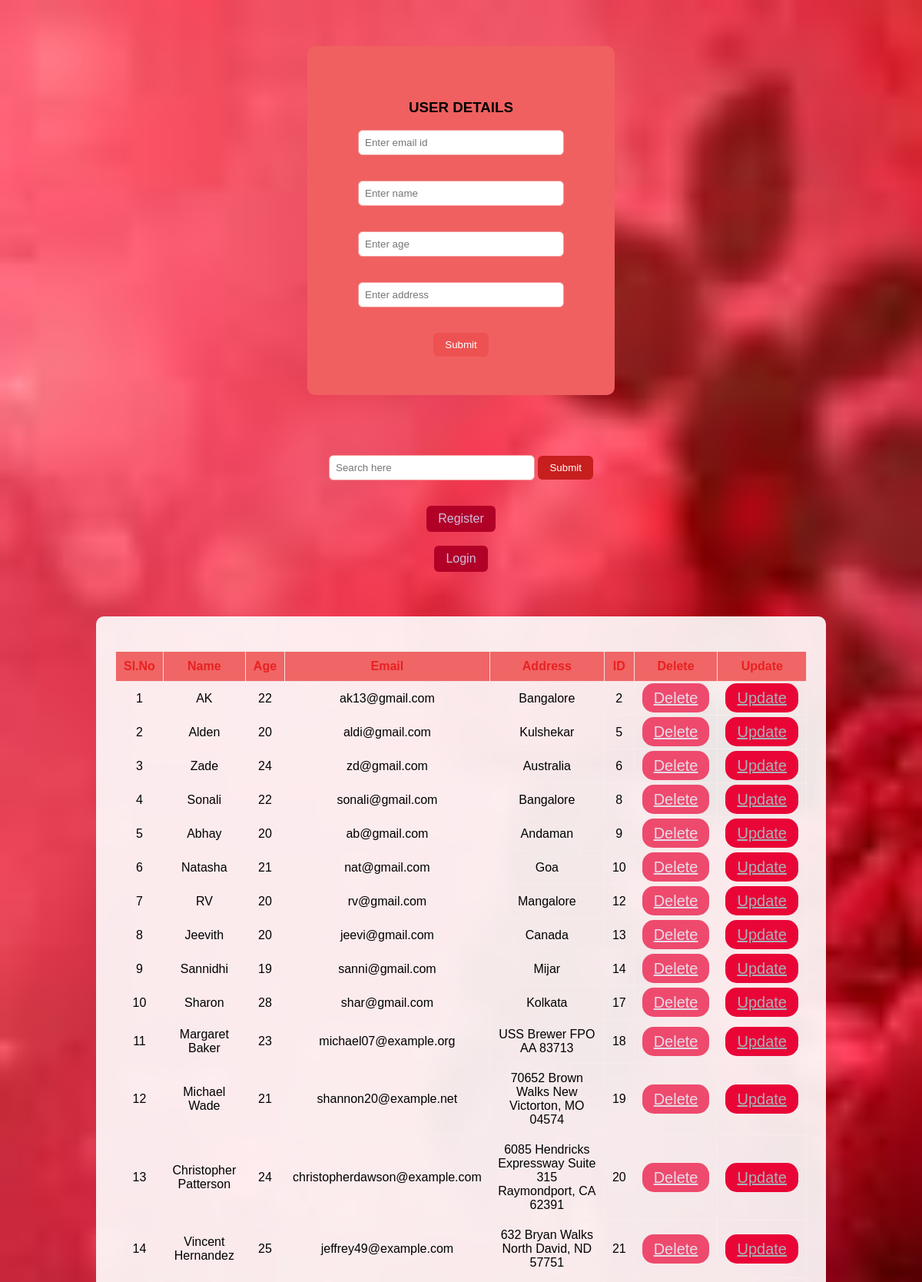
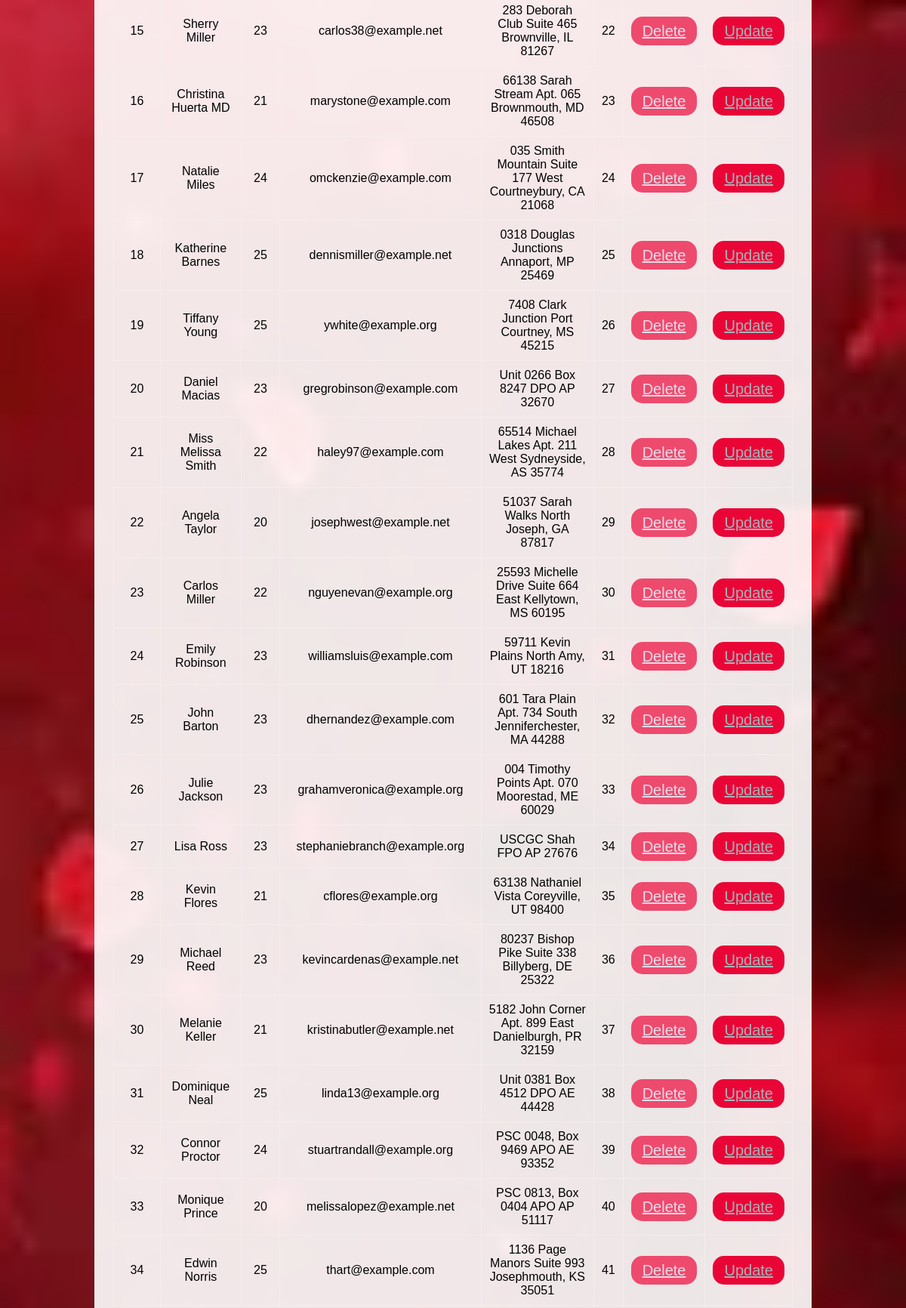
The app's page / (signed in, upper part) with its own data (2 pictures, top to bottom).
### app/models.py (models this page shows)
class Students(models.Model):
    name = models.CharField(max_length=10)
    age = models.IntegerField()
    email = models.EmailField()
    address = models.TextField()
    def __str__(self):
        return self.name

### app/views.py (the view, shortened to what this page needs)
# urls.py: path('',hello),
@login_required(login_url='/login/')
def hello(request):
    stu=Students.objects.all()
    if(request.GET.get('search')):
        stu=Students.objects.filter(name__icontains=request.GET.get('search'))
    print(stu)
    hello12 = "This is a string"
    con = {'hell':stu}
    return render(request,"form.html",con)

### app/templates/form.html (shortened to what this page needs)
{% load static %}
<!DOCTYPE html>
<html lang="en">
<head>
    <link rel="stylesheet" href="{% static 'app/styles.css' %}">
</head>
<body>
    <div>
        <form class="form" method="POST">
            <h3 align="center">USER DETAILS</h3>
            <input type="email" name="email" placeholder="Enter email id" required><br><br>
            <input type="text" name="name" placeholder="Enter name" required><br><br>
            <input type="number" name="age" placeholder="Enter age" required><br><br>
            <input type="text" name="address" placeholder="Enter address" required><br><br>
            <button>Submit</button>
        </form>
    </div>
        <br>
        <div class="searchbox">
        <form align="center">
        <input type="text" name="search" placeholder="Search here">
        <button type="submit" class="s-box">Submit</button>
        </form>
        <br>
        <div align="center">
            <a href="{% url 'register' %}" class="reg-btn">Register</a>
        <br><br>
           <a href="{% url 'login' %}" class="reg-btn">Login</a>
        </div>
    </div>
    <br>
    <div>
    <div class="tablecontainer">
    <table>
    <tr>
        <th>Sl.No</th>
        <th>Name</th>
        <th>Age</th>
        <th>Email</th>
        <th>Address</th>
        <th>ID</th>
        <th>Delete</th>
        <th>Update</th>
    </tr>
   {% for i in hell %}
    <tr>
        <td>{{ forloop.counter }}</td>
        <td>{{ i.name }}</td>
        <td>{{ i.age }}</td>
        <td>{{ i.email }}</td>
        <td>{{ i.address }}</td>
        <td>{{i.id}}</td>
        <td><a href="delete-record/{{i.id}}/" style="font-size: 20px;"class="btn-a">Delete</a></td>
        <td><a href="update-record/{{i.id}}/" style="font-size: 20px;"class="btn-b">Update</a></td>
    </tr>
    {% endfor %}
    </table>
    </div>
    </div>
</body>
</html>

### app/static/app/styles.css (style rules this page uses)
body { font-family: Arial, sans-serif; background-color: white; background-image: url("/static/app/background.jpg"); background-size: cover; background-repeat: no-repeat; background-position: center; background-attachment: fixed; margin: 0; }
.form { background: rgb(240, 96, 96); padding: 50px; border-radius: 10px; text-align: center; width: 300px; margin: 60px auto; }
input { padding: 8px; width: 250px; margin-bottom: 15px; border-radius: 6px; border: 1px solid #f59999; }
button { padding: 8px 15px; border: none; border-radius: 6px; background-color: #ee5151; color: white; cursor: pointer; }
table { width: 100%; border-collapse: collapse; margin-top: 20px; }
th, td { border: 1px solid #f8edede7; padding: 10px; text-align: center; }
th { background-color: #f06565; color: rgb(233, 33, 33); }
.tablecontainer { width: 75%; margin: 40px auto; background-color: rgba(255,255,255,0.9); padding: 25px; border-radius: 10px; }
.btn-a { background-color: #ee4a6d; padding: 8px 15px; border-radius: 15px; border:none; color:rgb(231, 220, 233); }
.btn-b { background-color: #e90637; padding: 8px 15px; border-radius: 15px; border:none; color:rgb(169, 178, 185); }
.s-box { padding: 8px 15px; border: none; border-radius: 6px; background-color: #c71e1e; color: white; cursor: pointer; }
a.reg-btn { background-color: #b10127; border: none; padding: 8px 15px; border-radius: 6px; color: rgb(209, 188, 226); cursor:pointer; text-decoration: none; display: inline-block; }

### records on screen
Students: name "AK", age "22", email "ak13@gmail.com", address "Bangalore", id "2"
Students: name "Alden", age "20", email "aldi@gmail.com", address "Kulshekar", id "5"
Students: name "Zade", age "24", email "zd@gmail.com", address "Australia", id "6"
Students: name "Sonali", age "22", email "sonali@gmail.com", address "Bangalore", id "8"
Students: name "Abhay", age "20", email "ab@gmail.com", address "Andaman", id "9"
Students: name "Natasha", age "21", email "nat@gmail.com", address "Goa", id "10"
Students: name "RV", age "20", email "rv@gmail.com", address "Mangalore", id "12"
Students: name "Jeevith", age "20", email "jeevi@gmail.com", address "Canada", id "13"
Students: name "Sannidhi", age "19", email "sanni@gmail.com", address "Mijar", id "14"
Students: name "Sharon", age "28", email "shar@gmail.com", address "Kolkata", id "17"
Students: name "Margaret Baker", age "23", email "michael07@example.org", address "USS Brewer FPO AA 83713", id "18"
Students: name "Michael Wade", age "21", email "shannon20@example.net", address "70652 Brown Walks New Victorton, MO 04574", id "19"
Students: name "Christopher Patterson", age "24", email "christopherdawson@example.com", address "6085 Hendricks Expressway Suite 315 Raymondport, CA 62391", id "20"
Students: name "Vincent Hernandez", age "25", email "jeffrey49@example.com", address "632 Bryan Walks North David, ND 57751", id "21"
Students: name "Sherry Miller", age "23", email "carlos38@example.net", address "283 Deborah Club Suite 465 Brownville, IL 81267", id "22"
Students: name "Christina Huerta MD", age "21", email "marystone@example.com", address "66138 Sarah Stream Apt. 065 Brownmouth, MD 46508", id "23"
Students: name "Natalie Miles", age "24", email "omckenzie@example.com", address "035 Smith Mountain Suite 177 West Courtneybury, CA 21068", id "24"
Students: name "Katherine Barnes", age "25", email "dennismiller@example.net", address "0318 Douglas Junctions Annaport, MP 25469", id "25"
Students: name "Tiffany Young", age "25", email "ywhite@example.org", address "7408 Clark Junction Port Courtney, MS 45215", id "26"
Students: name "Daniel Macias", age "23", email "gregrobinson@example.com", address "Unit 0266 Box 8247 DPO AP 32670", id "27"
Students: name "Miss Melissa Smith", age "22", email "haley97@example.com", address "65514 Michael Lakes Apt. 211 West Sydneyside, AS 35774", id "28"
Students: name "Angela Taylor", age "20", email "josephwest@example.net", address "51037 Sarah Walks North Joseph, GA 87817", id "29"
Students: name "Carlos Miller", age "22", email "nguyenevan@example.org", address "25593 Michelle Drive Suite 664 East Kellytown, MS 60195", id "30"
Students: name "Emily Robinson", age "23", email "williamsluis@example.com", address "59711 Kevin Plains North Amy, UT 18216", id "31"
Students: name "John Barton", age "23", email "dhernandez@example.com", address "601 Tara Plain Apt. 734 South Jenniferchester, MA 44288", id "32"
Students: name "Julie Jackson", age "23", email "grahamveronica@example.org", address "004 Timothy Points Apt. 070 Moorestad, ME 60029", id "33"
Students: name "Lisa Ross", age "23", email "stephaniebranch@example.org", address "USCGC Shah FPO AP 27676", id "34"
Students: name "Kevin Flores", age "21", email "cflores@example.org", address "63138 Nathaniel Vista Coreyville, UT 98400", id "35"
Students: name "Michael Reed", age "23", email "kevincardenas@example.net", address "80237 Bishop Pike Suite 338 Billyberg, DE 25322", id "36"
Students: name "Melanie Keller", age "21", email "kristinabutler@example.net", address "5182 John Corner Apt. 899 East Danielburgh, PR 32159", id "37"
Students: name "Dominique Neal", age "25", email "linda13@example.org", address "Unit 0381 Box 4512 DPO AE 44428", id "38"
Students: name "Connor Proctor", age "24", email "stuartrandall@example.org", address "PSC 0048, Box 9469 APO AE 93352", id "39"
Students: name "Monique Prince", age "20", email "melissalopez@example.net", address "PSC 0813, Box 0404 APO AP 51117", id "40"
Students: name "Edwin Norris", age "25", email "thart@example.com", address "1136 Page Manors Suite 993 Josephmouth, KS 35051", id "41"
